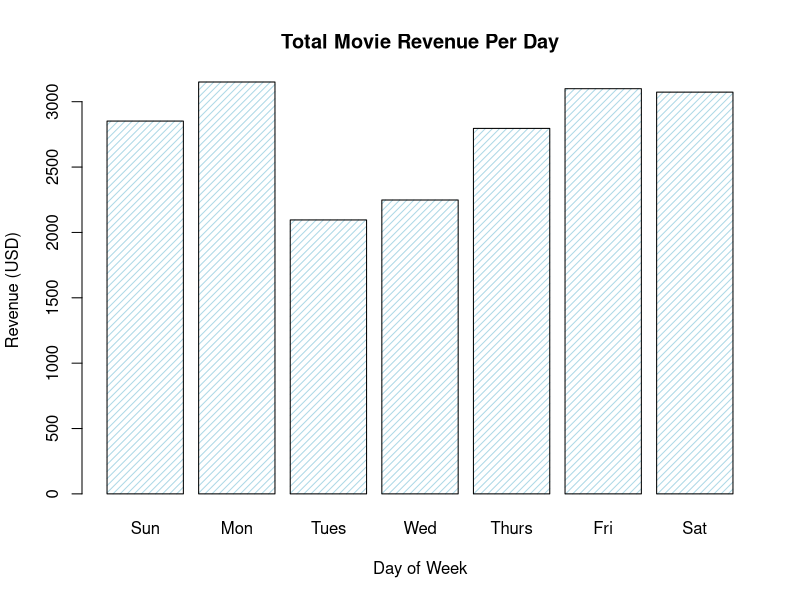
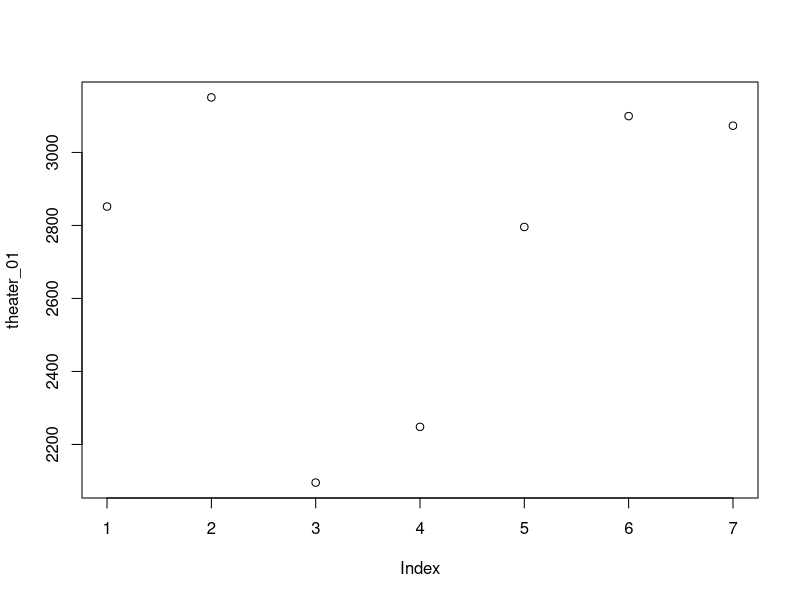

Reproduce these figures in R, in order.
# Potential Questions to Answer:
# 1. Create snacks that the customers can buy and randomize who buys which snack
# 2. Pretend you own multiple theaters and run two simulations to represent each theater and plot the results
# 3. Create conditional statements for movies that may be PG-13 and children are not allowed to watch

# set ticket prices for adults and children
ticket_cost <- 12
ticket_cost_child <- 8

# set up snacks, snack prices, and odds any customer purchases each
snacks <- c(NA, 'popcorn','small_candy', 'big_candy')
snack_prices <- c(0, 9.75, 4.25, 7.25)
snack_odds <- c(0.5, 0.34, 0.05, 0.11)

# list 5 of your favorite movies or shows
movies <- c('Public Enemies', 
            'Free to Choose', 
            'The Psychological Significance of the Biblical Stories', 
            'Soft White Underbelly', 
            'Scarface')

# how many screens does the theater have? (assume 1 per movie)
screens <- length(movies)

# how many seats does each screen have?
seats <- 50 

# make a record book to store total revenue for each day
week_days <- rep(0, 7)

  
theater_sim <- function(){
  # iterate through each day of the week
  for (day in 1:length(week_days)) {
    
    # keep track of total revenue for this day
    this_days_revenue <- 0
    
    # iterate through the each of your screens for this day
    for (s in 1:screens) {
      
      # calculate how many adults and how many children are watching this screen
      visitors_adults <- sample(seats, 1)
      visitors_children <- sample((seats - visitors_adults), 1)
      
      # calculate this screen's revenue for adults, and for children
      revenue_adults <- visitors_adults * ticket_cost
      revenue_children <- visitors_children * ticket_cost_child
      
      # find snack choices (represented by their index value) for everyone watching
      total_visitors <- visitors_adults + visitors_children
      snack_choice_indexes <- sample(1:length(snacks),
                                     total_visitors, 
                                     replace=TRUE,
                                     prob=snack_odds)
      # use the snack choice indexes to find which snack & the sum of their prices
      snack_choices <- snacks[snack_choice_indexes]  
      revenue_snacks <- sum(snack_prices[snack_choice_indexes])
  
      # calculate this screen's total revenue, and add to running total for the day
      this_screens_ticket_revenue <- revenue_adults + revenue_children
      this_screens_revenue_for_today <- this_screens_ticket_revenue + revenue_snacks
      this_days_revenue <- this_days_revenue + this_screens_revenue_for_today
    }
    # write today's total revenue at it's index in the record book
    week_days[day] <- this_days_revenue
  }
  week_days
}

theater_01 <- theater_sim()

# make a barchart showing total revenue per day
barplot(theater_01,  # <- what's being plotted
        main = "Total Movie Revenue Per Day",  # chart title
        xlab = "Day of Week",  # x axis label
        ylab = "Revenue (USD)",  # y axis label
        names.arg = c("Sun", "Mon", "Tues", "Wed", "Thurs", "Fri", "Sat"),  # add day labels
        col = "lightblue",  # adjust color
        density = 20,  # adjust how filled in each bar is
)

# make any other chart
plot(theater_01)  # simple scatter plot

# which day had the highest revenue?
index_of_max_value <- which.max(theater_01)  # <- asks, which index has the max value?
days_of_the_week <- c("Sun", "Mon", "Tues", "Wed", "Thurs", "Fri", "Sat")
days_of_the_week[index_of_max_value]
